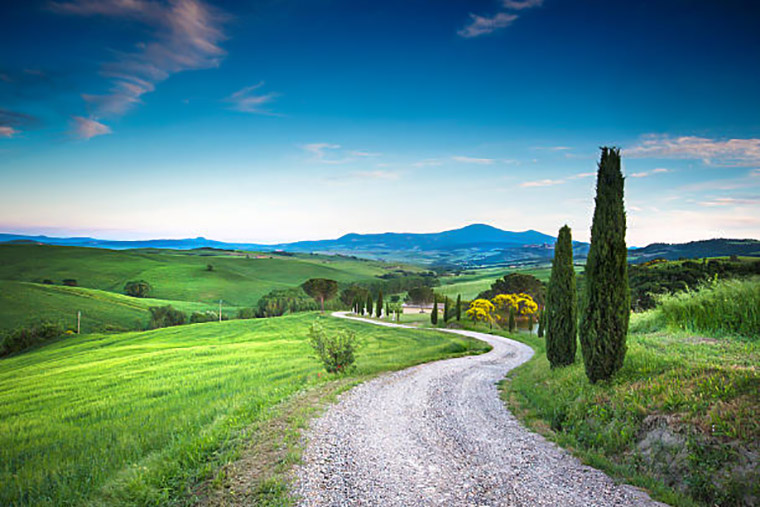
#> input picture loinho.jpg, 760 x 507 px
$ python 21127147.py
#> lines starting #> are read from the running program, lines starting #| are printed output that depends on the picture; long printed decimals are rounded
import matplotlib.pyplot as plt
import matplotlib.image as mpimage
import numpy as np
import PIL as pil
import time

def assign_label(img_1d, centroids):
    # tính chuẩn (norm), khoảng cách giữa từng điểm ảnh trong img_1d tới centroids[i]
    distances = np.linalg.norm((img_1d[:, None] - centroids), axis=2)
    # với mỗi điểm ảnh, trả về centroids mà có khoảng cách tới điểm ảnh đó là nhỏ nhất
    return np.argmin(distances, axis=1)

def initialize_centroids(k_cluster, img_1d, init_centroids):
    if init_centroids == 'random':
        # với 'random': chọn ngẫu nhiên giá trị centroid là số nguyên trong khoảng [0, 255].
        return np.random.choice(256, size=(k_cluster, img_1d.shape[1]), replace=False)
    elif init_centroids == 'in_pixels':
        # với 'in_pixels': chọn ngẫu nhiên giá trị centroid là giá trị màu của các điểm ảnh trong img_1d.
        random_indices = np.random.choice(img_1d.shape[0], size=k_cluster, replace=False)
        return img_1d[random_indices]
    else:
        raise ValueError("init_centroids must be 'random' or 'in_pixels'")

def update_centroids(img_1d, labels, k_cluster):
    new_centroids = np.zeros((k_cluster, img_1d.shape[1]))
    for i in range(k_cluster):
        cluster_points = np.where(labels == i)[0]
        # centroid = np.mean(img_1d[cluster_points], axis=0)
        # kiểm tra kích thước của cluster_points:
        if cluster_points.size > 0:
            # gán centroid mới là trung bình của các điểm ảnh
            centroid = np.mean(img_1d[cluster_points], axis=0)
        else:
            # nếu kích thước cluster_points <= 0 thì centroid mới sẽ được khởi tạo là các giá trị 0
            centroid = np.zeros(img_1d.shape[1])
        new_centroids[i] = centroid
    return new_centroids

def convergence_check(old_centroids, new_centroids):
    if old_centroids.shape != new_centroids.shape:
        return False
    else:
        # nếu bộ centroids mới không có sự khác biệt đáng kể so với centroids cũ thì trả về True
        # nếu không thì trả về False
        return np.allclose(old_centroids, new_centroids)


def kmeans(img_1d, k_cluster, max_iter, init_centroids):
    # khởi tạo bộ centroids và labels.
    centroids = initialize_centroids(k_cluster, img_1d, init_centroids)
    labels = np.zeros((img_1d.shape[0], img_1d.shape[1]))
    # sử dụng vòng lặp với max_iter lần lặp
    while max_iter:
        labels = assign_label(img_1d=img_1d, centroids=centroids)
        # lưu bộ centroids hiện tại ra old_centroids để có thể tính toán sự khác biệt.
        old_centroids = centroids
        # cập nhật bộ centroids mới.
        centroids = update_centroids(img_1d, labels, k_cluster)
        # so sánh với bộ centroids cũ.
        if convergence_check(old_centroids, centroids):
            break
        max_iter -= 1
    # tạo 1 ma trận mới để lưu giá trị của từng điểm ảnh là bộ centroids đã được xử lý
    modified_img = np.zeros((img_1d.shape[0], img_1d.shape[1]))
    for i in range(k_cluster):
        modified_img[labels == i] = centroids[i]
    # trả về centroids, labels và modified_img
    return centroids, labels, modified_img


if __name__ == '__main__':
    # nhập tên ảnh. VD: <ten>.jpg
    pic_name = input('Enter pictures name (including the suffix (.jpg)): ')
#> the answer given: loinho.jpg
    # pic_name = 'loinho.jpg'
    img = mpimage.imread(pic_name)
#> img is the input picture: shape (507, 760, 3); mean R, G, B 95.7, 138.1, 129.6
    # thay đổi số chiều của img thì mảng 1 chiều với các phần tử là các điểm màu mang giá trị R, G, B
    img_1d = img.reshape((img.shape[0] * img.shape[1], img.shape[2]))
    # nhập số cluster
    k_cluster = int(input('Enter k_clusters: '))
#> the answer given: 3
    max_iter = 100
    init_centroids = 'random'
    start_time = time.time()
    centroids, labels, new_img = kmeans(img_1d, k_cluster, max_iter, init_centroids)
#> in kmeans, `centroids = initialize_centroids(k_cluster, img_1d, init_centroids)`: centroids = [[158, 83, 170], [101, 150, 200], [118, 236, 63]]
#> the loop in kmeans, `while max_iter:` made 26 passes
#> max_iter on passes 2 to 13: 98, 97, 96, 95, 94, 93, 92, 91, 90, 89, 88, 87
#> (old_centroids, max_iter) on pass 1: ([[158, 83, 170], [101, 150, 200], [118, 236, 63]], 99)
#> after the loop in kmeans, `while max_iter:`: max_iter = 75
#> centroids = [[14.77, 97.03, 146.5], [187.2, 206.5, 207.7], [88.07, 117.8, 58.54]]
    end_time = time.time()
    new_img = new_img.reshape((img.shape[0], img.shape[1], img.shape[2]))
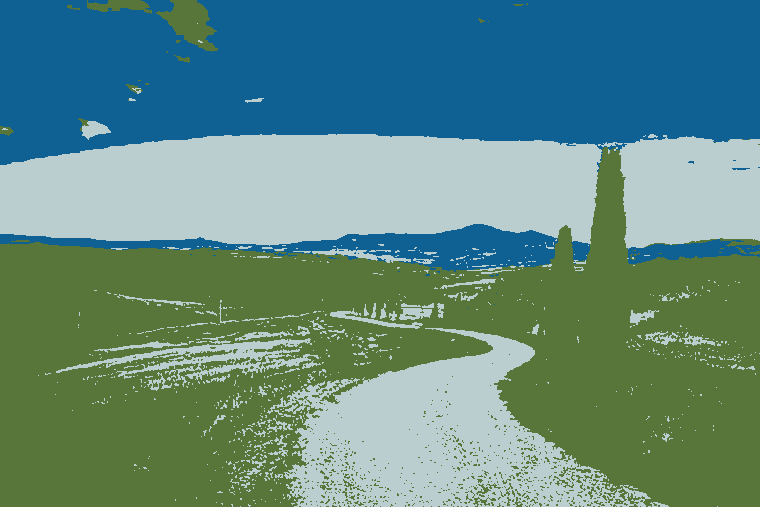
#> new_img: shape (507, 760, 3) float64; mean R, G, B 95.7, 138.1, 129.6
    print('Centroids: ', centroids)
#| Centroids:  [[ 14.772  97.035 146.477]
#|  [187.188  206.466 207.732]
#|  [ 88.071 117.840  58.545 ]]
    print('Labels: ', labels)
#> (printed output is left out)
    print('Execution time: ', end_time - start_time, 's')
    plt.imshow(new_img.astype('uint8'))
    pic_name = pic_name.replace('.jpg', '')
    plt.savefig(pic_name + '_' + str(k_cluster) + '_clusters' + '.png')
